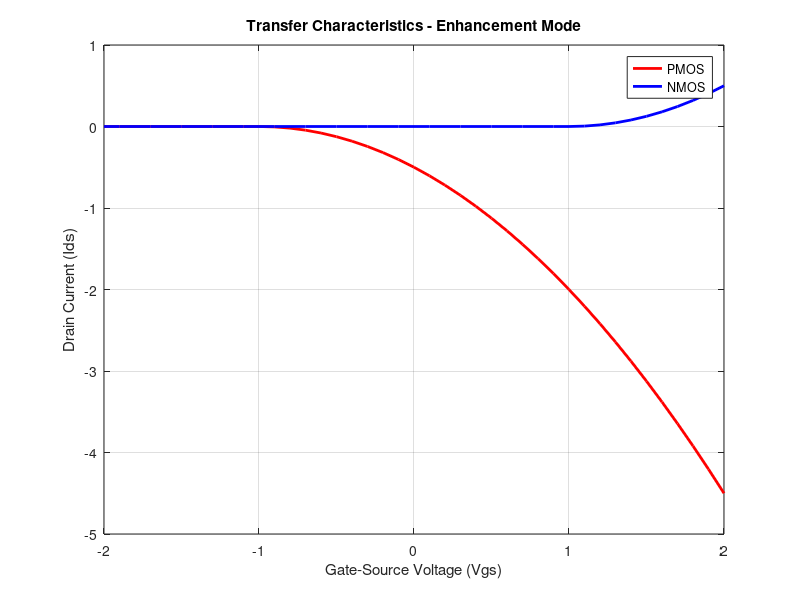
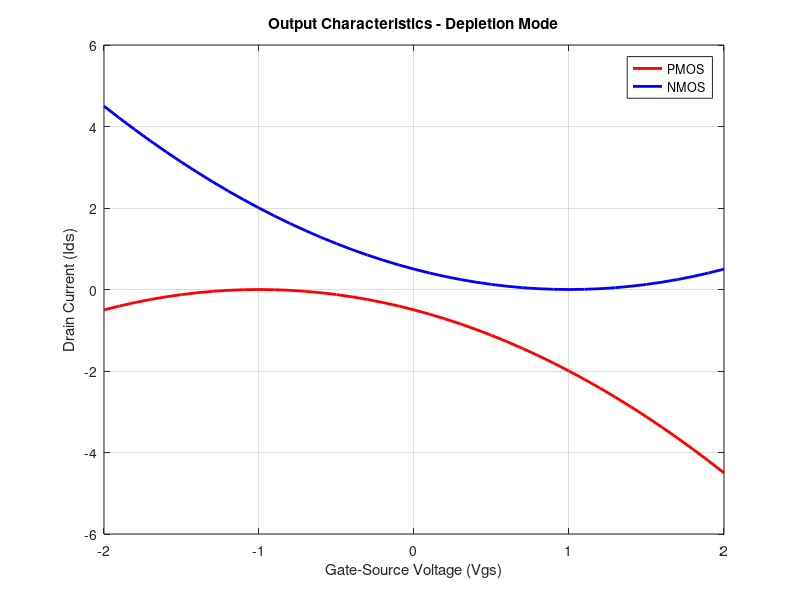
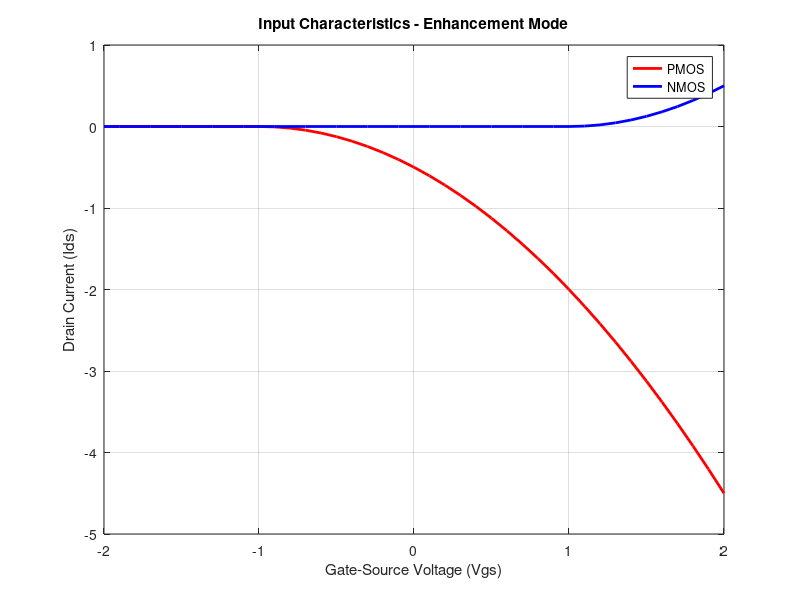
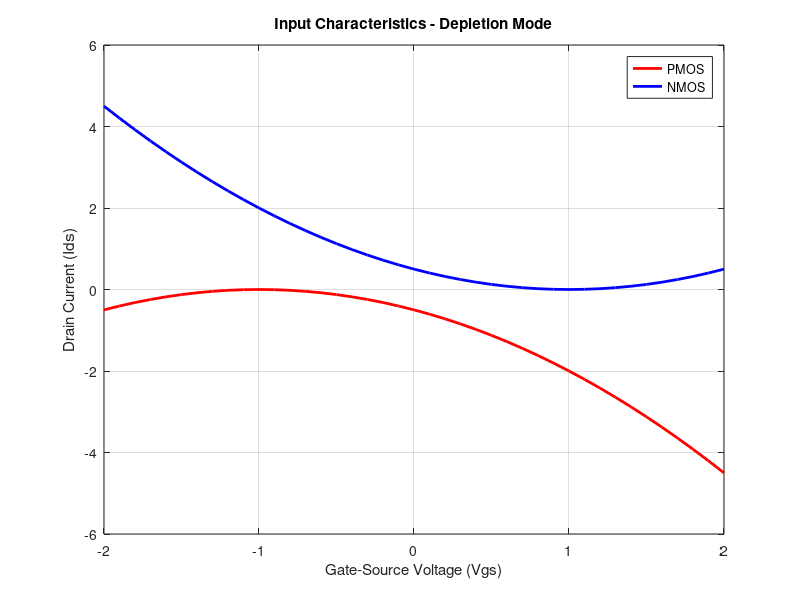

Source code (MATLAB) for these figures, in order:
% Parameters
Vdd = 5;          % Supply voltage
Vt_P = -1;        % PMOS threshold voltage
Vt_N = 1;         % NMOS threshold voltage
Vgs_min = -2;     % Minimum gate-source voltage
Vgs_max = 2;      % Maximum gate-source voltage
Vgs_step = 0.1;   % Voltage step for gate-source sweep

% PMOS in Enhancement Mode
Vgs_P_enhancement = Vgs_min:Vgs_step:Vgs_max;
Ids_P_enhancement = zeros(size(Vgs_P_enhancement));
for i = 1:length(Vgs_P_enhancement)
    Vgs = Vgs_P_enhancement(i);
    if Vgs < Vt_P
        Ids_P_enhancement(i) = 0;
    else
        Ids_P_enhancement(i) = -0.5*(Vgs - Vt_P)^2;
    end
end

% NMOS in Enhancement Mode
Vgs_N_enhancement = Vgs_min:Vgs_step:Vgs_max;
Ids_N_enhancement = zeros(size(Vgs_N_enhancement));
for i = 1:length(Vgs_N_enhancement)
    Vgs = Vgs_N_enhancement(i);
    if Vgs < Vt_N
        Ids_N_enhancement(i) = 0;
    else
        Ids_N_enhancement(i) = 0.5*(Vgs - Vt_N)^2;
    end
end

% PMOS in Depletion Mode
Vgs_P_depletion = Vgs_min:Vgs_step:Vgs_max;
Ids_P_depletion = zeros(size(Vgs_P_depletion));
for i = 1:length(Vgs_P_depletion)
    Vgs = Vgs_P_depletion(i);
    Ids_P_depletion(i) = -0.5*(Vgs - Vt_P)^2;
end

% NMOS in Depletion Mode
Vgs_N_depletion = Vgs_min:Vgs_step:Vgs_max;
Ids_N_depletion = zeros(size(Vgs_N_depletion));
for i = 1:length(Vgs_N_depletion)
    Vgs = Vgs_N_depletion(i);
    Ids_N_depletion(i) = 0.5*(Vgs - Vt_N)^2;
end

% Plot Transfer Characteristics
figure;
plot(Vgs_P_enhancement, Ids_P_enhancement, 'r', 'LineWidth', 2);
hold on;
plot(Vgs_N_enhancement, Ids_N_enhancement, 'b', 'LineWidth', 2);
title('Transfer Characteristics - Enhancement Mode');
xlabel('Gate-Source Voltage (Vgs)');
ylabel('Drain Current (Ids)');
legend('PMOS', 'NMOS');
grid on;

% Plot Output Characteristics
figure;
plot(Vgs_P_depletion, Ids_P_depletion, 'r', 'LineWidth', 2);
hold on;
plot(Vgs_N_depletion, Ids_N_depletion, 'b', 'LineWidth', 2);
title('Output Characteristics - Depletion Mode');
xlabel('Gate-Source Voltage (Vgs)');
ylabel('Drain Current (Ids)');
legend('PMOS', 'NMOS');
grid on;

% Plot Input Characteristics
figure;
plot(Vgs_P_enhancement, Ids_P_enhancement, 'r', 'LineWidth', 2);
hold on;
plot(Vgs_N_enhancement, Ids_N_enhancement, 'b', 'LineWidth', 2);
title('Input Characteristics - Enhancement Mode');
xlabel('Gate-Source Voltage (Vgs)');
ylabel('Drain Current (Ids)');
legend('PMOS', 'NMOS');
grid on;

% Plot Additional Input Characteristics for Depletion Mode
figure;
plot(Vgs_P_depletion, Ids_P_depletion, 'r', 'LineWidth', 2);
hold on;
plot(Vgs_N_depletion, Ids_N_depletion, 'b', 'LineWidth', 2);
title('Input Characteristics - Depletion Mode');
xlabel('Gate-Source Voltage (Vgs)');
ylabel('Drain Current (Ids)');
legend('PMOS', 'NMOS');
grid on;
